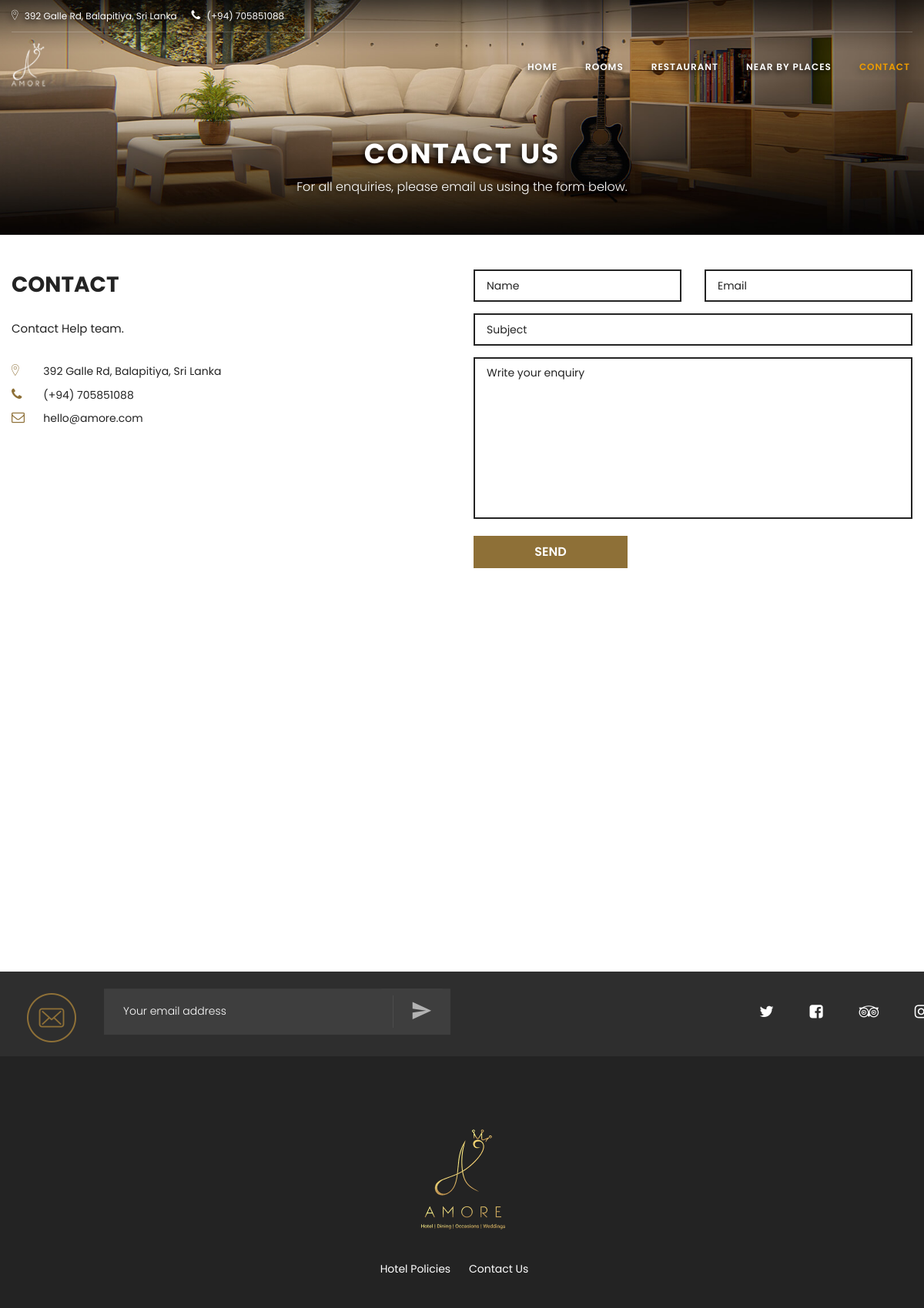
The page /contact.php on the database its author committed.
### tables this page shows
CREATE TABLE IF NOT EXISTS `settings` (
  `setting` char(50) NOT NULL,
  `value` char(50) DEFAULT NULL
);

### templates/common.php (called while the page is built, shortened)
<?php
function getScriptName()
{
    $filename = baseName($_SERVER['REQUEST_URI']);
    $ipos = strpos($filename, "?");
    return $filename;
}
function getSupportEmail()
{
    include('config.php');
    $result = mysqli_query($conn2, "SELECT `value` FROM `settings` WHERE `setting`='support_email'");
    if ($result && mysqli_num_rows($result) > 0) {
        $row = mysqli_fetch_assoc($result);
        return $row['value'];
    }
    return null;
}
function getContactMobileNumber()
{
    include('config.php');
    $result = mysqli_query($conn2, "SELECT `value` FROM `settings` WHERE `setting`='mobile_number'");
    if ($result && mysqli_num_rows($result) > 0) {
        $row = mysqli_fetch_assoc($result);
        return $row['value'];
    }
    return null;
}
function getAddress()
{
    include('config.php');
    $result = mysqli_query($conn2, "SELECT `value` FROM settings WHERE `setting`='address'");
    if ($result && mysqli_num_rows($result) > 0) {
        $row = mysqli_fetch_assoc($result);
        return $row['value'];
    }
    return null;
}
?>

### contact.php (the view, shortened to what this page needs)
<?php include_once('templates/header.php'); ?>
<?php
$selectedPackage = '';
?>
<section class="banner-tems text-center bg-contact-us">
    <div class="container">
        <div class="banner-content">
            <h2>Contact us</h2>
            <p>
            <?php
                if($selectedPackage != '') {
                    echo $selectedPackage;
                } else {
                    echo 'For all enquiries, please email us using the form below.';
                }
            ?>
            </p>
        </div>
    </div>
</section>
<section class="section-contact">
    <div class="container">
        <div class="contact">
            <div class="row">
                <div class="col-md-6 col-lg-5">
                    <div class="text">
                        <h2>Contact</h2>
                        <p>Contact Help team.</p>
                        <ul>
                            <li><i class="fa ion-ios-location-outline"></i> <?php echo getAddress(); ?></li>
                            <li><i class="fa fa-phone" aria-hidden="true"></i> <?php echo getContactMobileNumber(); ?></li>
                            <li><i class="fa fa-envelope-o" aria-hidden="true"></i> <?php echo getSupportEmail(); ?></li>
                        </ul>
                    </div>
                </div>
                <div class="col-md-6 col-lg-6 col-lg-offset-1">
                    <div class="contact-form">
                        <form action="<?php echo htmlspecialchars($_SERVER["PHP_SELF"]); ?>" method="post">
                            <div class="row">
                                <div class="col-sm-6">
                                    <input type="text" id="name" class="field-text" name="name" placeholder="Name"
                                        value="<?php if(isset($_POST['submit'])) echo $_REQUEST['name']; ?>">
                                </div>
                                <div class="col-sm-6">
                                    <input type="text" id="email" class="field-text" name="email" placeholder="Email"
                                        value="<?php if(isset($_POST['submit'])) echo $_REQUEST['email']; ?>">
                                </div>
                                <div class="col-sm-12">
                                    <input type="text" id="subject" class="field-text" name="subject" placeholder="Subject"
                                        value="<?php
                                            if(isset($_REQUEST['subject']) && $_REQUEST['subject'] != '') {
                                                echo $_REQUEST['subject'];
                                            } elseif($selectedPackage != '') {
                                                echo $selectedPackage;
                                            }
                                        ?>">
                                </div>
                                <div class="col-sm-12">
                                    <textarea cols="30" rows="10" name="message" class="field-textarea" placeholder="Write your enquiry"><?php if(isset($_POST['submit'])) echo $_REQUEST['message']; ?></textarea>
                                </div>
                                <div class="col-sm-6">
                                    <button type="submit" id="button" class="btn btn-room" name="submit" onclick="clearForm();">SEND</button>
                                </div>
                            </div>
                        </form>
                    </div>
                </div>
            </div>
        </div>
    </div>
</section>
<div class="section-map">
   <iframe src="https://www.google.com/maps/embed?pb=!1m18!1m12!1m3!1d3965.7826495338822!2d80.03852911506368!3d6.292271595445915!2m3!1f0!2f0!3f0!3m2!1i1024!2i768!4f13.1!3m3!1m2!1s0x3ae181cebc603721%3A0xfb00e78076c39c45!2sAmore!5e0!3m2!1sen!2slk!4v1666582653866!5m2!1sen!2slk" height="470" allowfullscreen></iframe>
</div>
<?php include_once('templates/footer.php'); ?>

### templates/header.php (shortened to what this page needs)
<?php include('common.php');  ?>
<!DOCTYPE html>
<html lang="en">
<head>
    <link rel="stylesheet" type="text/css" href="css/home/font-awesome.css">
    <link rel="stylesheet" type="text/css" href="css/home/ionicons.min.css">
    <link rel="stylesheet" type="text/css" href="css/home/owl.carousel.min.css">
    <link rel="stylesheet" type="text/css" href="css/home/gallery.css">
    <link rel="stylesheet" type="text/css" href="css/home/vit-gallery.css">
    <link rel="stylesheet" type="text/css" href="css/home/bootstrap-select.min.css">
    <link rel="stylesheet" type="text/css" href="css/home/bootstrap-datepicker.css" />
    <link rel="stylesheet" href="css/home/styles.css">
</head>
<body>
    <header class="header-sky">
        <div class="container">
            <div class="header-top">
                <div class="header-top-left">
                    <span style="text-shadow: -2px 3px 7px rgba(0,0,0,0.9);"><i class="ion-ios-location-outline"></i> <?php echo getAddress(); ?></span>
                    <span style="text-shadow: -2px 3px 7px rgba(0,0,0,0.9);"><i class="fa fa-phone" aria-hidden="true"></i> <?php echo getContactMobileNumber(); ?></span>
                </div>
            </div>
        </div>
        <div class="menu-header">
            <nav class="navbar navbar-fixed-top">
                <div class="container">
                    <div class="navbar-header ">
                        <a class="navbar-brand" href="index.php" title="Hotel Amore Logo"><img src="images/logos/white-logo.png" alt="Hotel Amore Logo"></a>
                    </div>
                    <div class="collapse navbar-collapse">
                        <ul class="nav navbar-nav navbar-right">
                            <li <?php if((getScriptName() == "home.php") || getScriptName() == "") echo 'class="active"'; else '' ?>><a href="home.php" title="Home">Home</a></li>
                            <li <?php if(getScriptName() == "rooms.php" || getScriptName() == "room.php") echo 'class="active"'; else '' ?>><a href="rooms.php" title="Rooms">Rooms</a></li>
                            <li <?php if(getScriptName() == "restaurant.php") echo 'class="active"'; else '' ?>><a href="restaurant.php" title="Restaurant">Restaurant</a></li>
                            <li <?php if(getScriptName() == "near_by_places.php") echo 'class="active"'; else '' ?>><a href="near_by_places.php" title="Near by Places">Near by Places</a></li>
                            <li <?php if(getScriptName() == "contact.php") echo 'class="active"'; else '' ?>><a href="contact.php" title="Contact">Contact</a></li>
                        </ul>
                    </div>
                </div>
            </nav>
        </div>
    </header>

### rows shown on the page
settings: value "392 Galle Rd, Balapitiya, Sri Lanka"
settings: value "(+94) 705851088"
settings: value "hello@amore.com"
